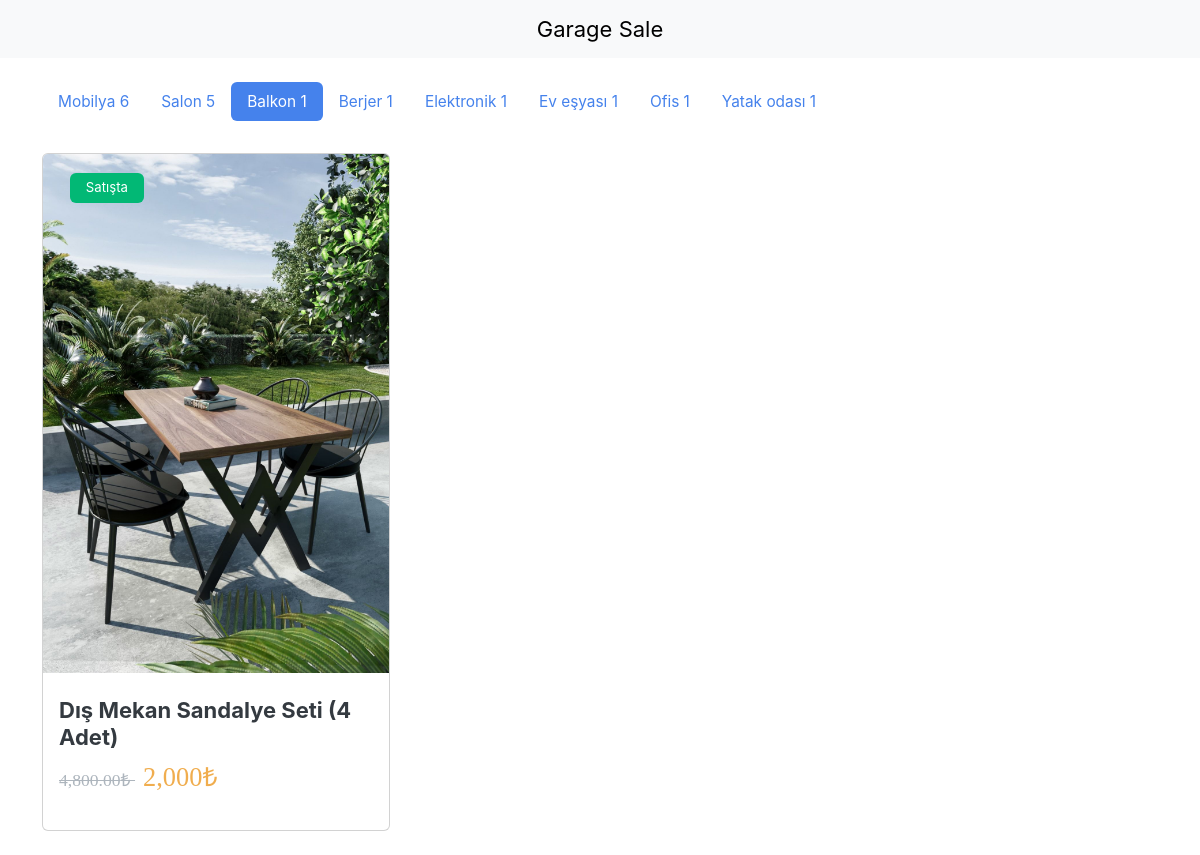
The page /?tag=balkon on the database its author committed.
### market/models.py (models this page shows, shortened)
class Tag(models.Model):
    name = models.CharField(max_length=50, unique=True)
    slug = models.SlugField(max_length=50, unique=True)

class Item(models.Model):
    description = MarkdownField(rendered_field='description_rendered', validator=VALIDATOR_STANDARD, default='')
    description_rendered = RenderedMarkdownField(null=True, blank=True)
    is_sold = models.BooleanField(default=False)
    links = models.ManyToManyField(ItemLink, related_name='items', blank=True)
    name = models.CharField(max_length=255)
    notes = MarkdownField(rendered_field='notes_rendered', validator=VALIDATOR_STANDARD, default='')
    notes_rendered = RenderedMarkdownField(null=True, blank=True)
    purchase_price = models.DecimalField(max_digits=10, decimal_places=2)
    sale_price = models.CharField(max_length=50)
    tags = models.ManyToManyField(Tag, related_name='items', blank=True)

class ItemImage(models.Model):
    item = models.ForeignKey(Item, related_name='images', on_delete=models.CASCADE)
    image = models.ImageField(upload_to='market/')

### market/views.py (the view)
# urls.py: path('', views.list_view, name='list'),
def list_view(request):
    tag_slug = request.GET.get('tag')
    if tag_slug:
        items = Item.objects.filter(tags__slug=tag_slug).all()
    else:
        items = Item.objects.all()
    tags = Tag.objects.annotate(count=Count('items')).order_by('-count')
    return render(
        request,
        'market/list.html',
        {'items': items, 'tags': tags, 'selected_tag': tag_slug}
    );

### market/templates/market/list.html (shortened to what this page needs)
{% extends "layout.html" %}
{% load bootstrap_icons %}
{% load humanize %}
{% block content %}
    <div class="container">
        <div class="row">
            <div class="col-12">
                <ul class="nav nav-pills">
                    {% for tag in tags %}
                        <li class="nav-item">
                            <a
                              href="
                                {% if tag.slug == selected_tag %}{% url 'market:list' %}{% else %}{% url 'market:list' %}?tag={{ tag.slug }}{% endif %}"
                              class="nav-link {% if tag.slug == selected_tag %}active{% endif %}"
                            >
                                {{ tag.name.capitalize }} {{ tag.count }}
                            </a>
                        </li>
                    {% endfor %}
                </ul>
            </div>
            <div class="row gy-3" data-masonry='{"percentPosition": true }'>
                {% for item in items %}
                    <div class="col-12 col-md-6 col-xl-4 position-relative">
                        <div class="position-absolute z-3" style="top:20px; left:40px">
                            {% if item.is_sold %}
                                <span class="badge bg-danger">Satıldı</span>
                            {% else %}
                                <span class="badge bg-success">Satışta</span>
                            {% endif %}
                        </div>
                        <div class="card mh-100 {% if item.is_sold == True %} pe-none opacity-50 {% endif %}">
                            {% if item.images.all|length > 0 %}
                                <img src="{{ item.images.first.image.url }}" class="card-img-top" alt="{{ item.name }}">
                            {% endif %}
                            <div class="card-body">
                                <h5 class="card-title mt-2">
                                    {{ item.name }}
                                </h5>
                                <p class="card-text fw-medium">
                                    <span class="text-decoration-line-through text-secondary">
                                        {{ item.purchase_price | intcomma }}₺
                                    </span>
                                    <span class="text-warning ms-2 fs-4 fw-medium">
                                        {{ item.sale_price | intcomma }}₺
                                    </span>
                                </p>
                            </div>
                        </div>
                    </div>
                {% endfor %}
            </div>
        </div>
    </div>
{% endblock %}

### rows shown on the page
Tag: name "Mobilya", count "6"
Tag: name "Salon", count "5"
Tag: name "Balkon", count "1"
Tag: name "Berjer", count "1"
Tag: name "Elektronik", count "1"
Tag: name "Ev eşyası", count "1"
Tag: name "Ofis", count "1"
Tag: name "Yatak odası", count "1"
Item: is_sold "Satışta", images.first.image (picture), name "Dış Mekan Sandalye Seti (4 Adet)", purchase_price "4,800.00", sale_price "2,000"
